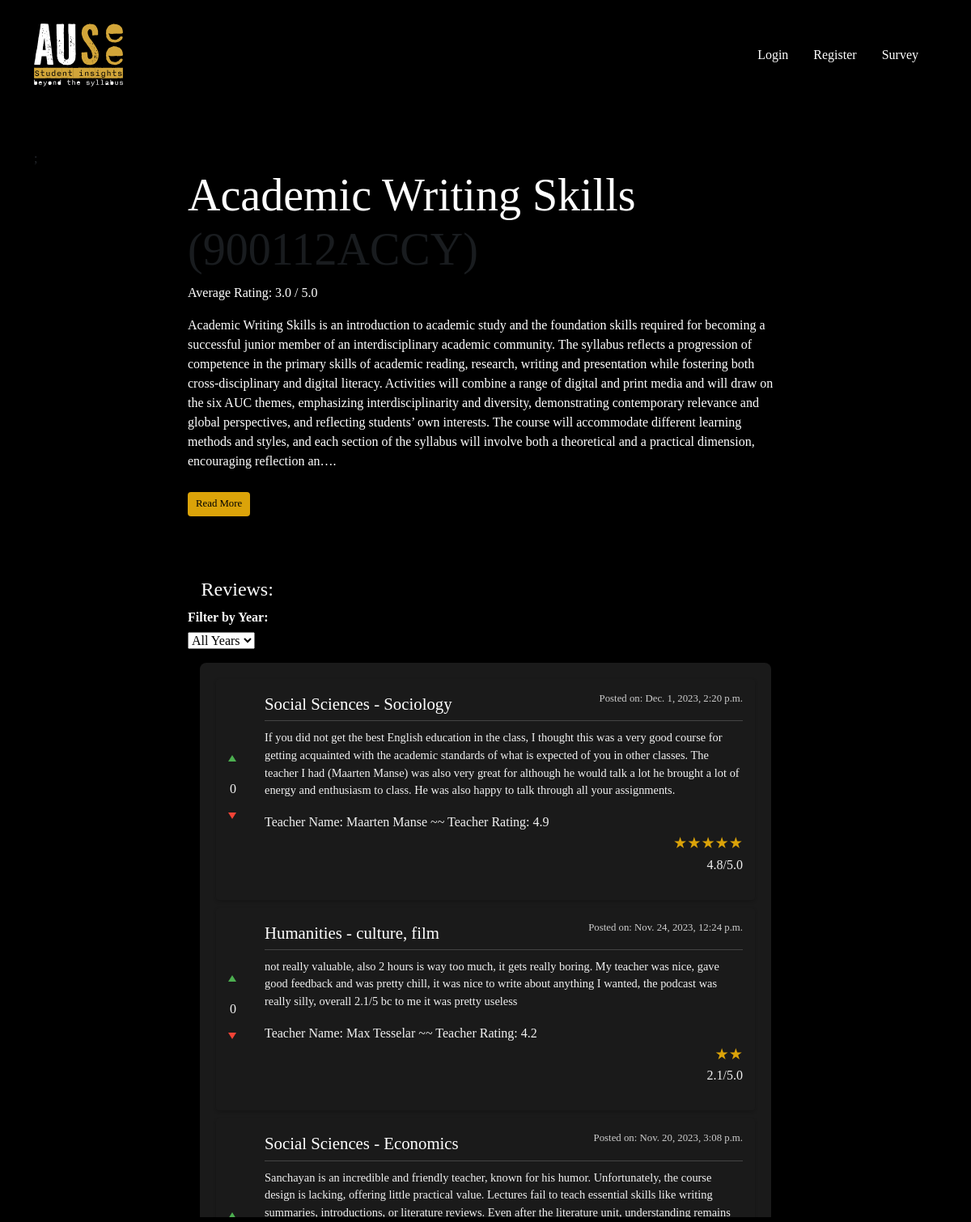
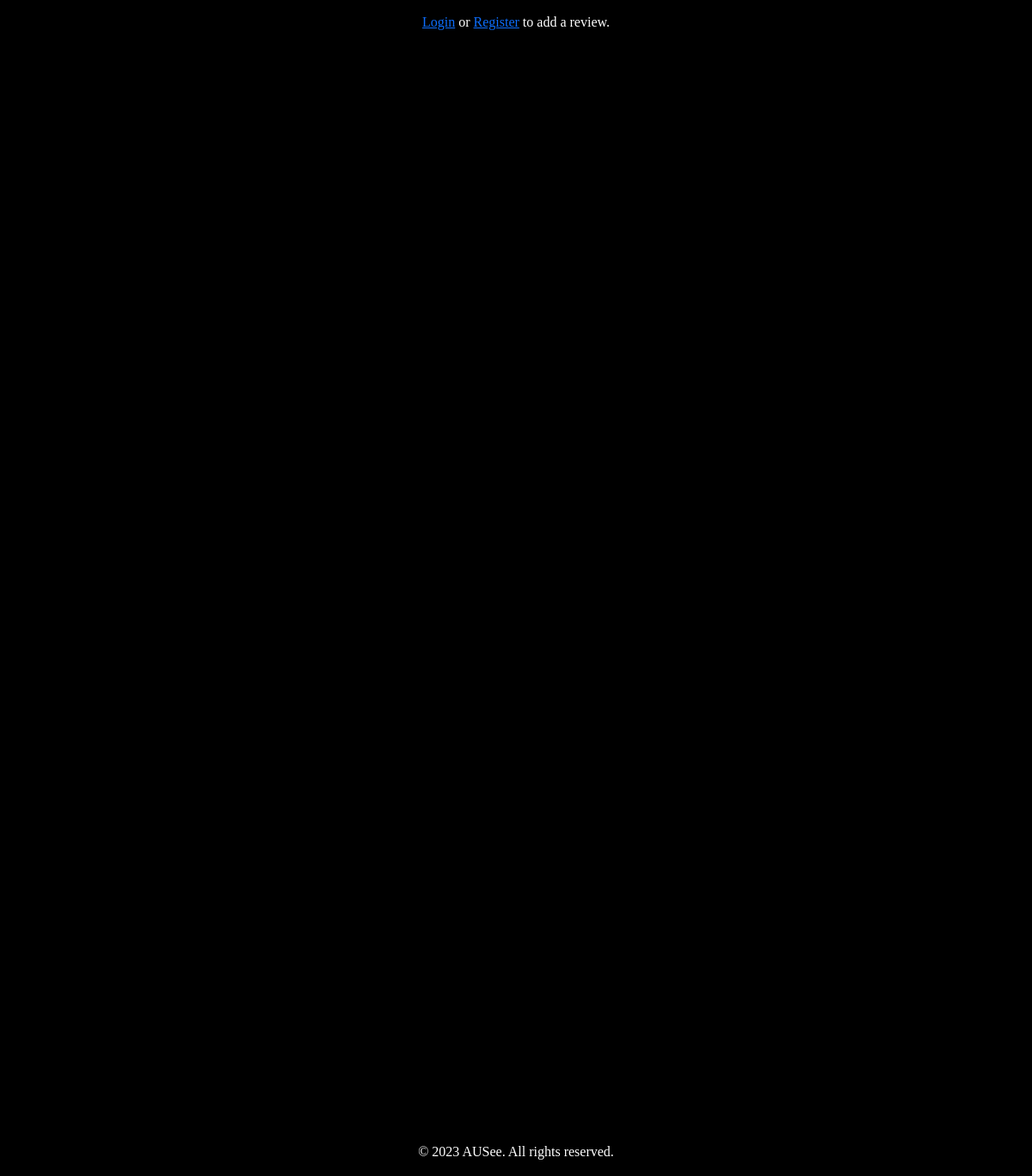
The page /courses/202/ on the database its author committed (2 pictures, top to bottom).
### reviews/models.py (models this page shows, shortened)
class Course(models.Model):
    name = models.CharField(max_length=255)
    code = models.CharField(max_length=50)
    description = models.TextField(blank=True, null=True)
    level = models.PositiveSmallIntegerField(choices=LEVEL_CHOICES, default=100)
    def average_rating(self):
        reviews = self.review_set.all()
        if not reviews:
            return None
        total_rating = sum([review.rating for review in reviews])
        avg_rating = total_rating / len(reviews)
        return round(avg_rating, 1)  # round to 1 decimal place

class Review(models.Model):
    course = models.ForeignKey(Course, on_delete=models.CASCADE)
    text = models.TextField()
    rating = models.FloatField(choices=RATING_CHOICES)
    teacher_name = models.CharField(max_length=100, blank = True, null = True)
    teacher_quality = models.FloatField(choices=RATING_CHOICES, blank = True, null = True)
    created_date = models.DateTimeField(auto_now_add=True)
    updated_date = models.DateTimeField(auto_now=True)
    user = models.ForeignKey('users.CustomUser', on_delete=models.CASCADE)
    def upvote_count(self):
        return self.reviewvote_set.filter(is_upvote=True).count()
    def downvote_count(self):
        return self.reviewvote_set.filter(is_upvote=False).count()
    def net_votes(self):
        x = self.upvote_count() - self.downvote_count()
        if x < 0:
            return math.floor(x)
        if x > 0:
            return math.ceil(x)
        else:
            return 0

### users/models.py (models this page shows)
class CustomUser(AbstractUser):
    joined_date = models.DateTimeField(auto_now_add=True)
    major = models.CharField(max_length=50, choices=MAJOR_CHOICES, default='Sciences')
    track = models.CharField(max_length=80)
    email = models.EmailField(unique=False, default='Your email should end with \'@student.auc.nl\'', blank=False)

### reviews/views.py (the view, shortened to what this page needs)
# urls.py: path('<int:course_id>/', views.course_detail, name='course_detail'),
def course_detail(request, course_id):
    course = get_object_or_404(Course, id=course_id)
    year_filter = request.GET.get('year')
    if year_filter:
        reviews = Review.objects.filter(course=course, created_date__year=year_filter).order_by('-created_date')
    else:
        reviews = Review.objects.filter(course=course).order_by('-created_date')
    review_date_range = Review.objects.aggregate(start_year=Min('created_date__year'), end_year=Max('created_date__year'))
    years = range(review_date_range['start_year'], review_date_range['end_year'] + 1) if review_date_range['start_year'] else []
    if request.method == "POST":
        form = ReviewForm(request.POST)
        if form.is_valid():
            review = form.save(commit=False)
            review.course = course
            review.user = request.user  # Set the user for the review
            review.save()
            return redirect('reviews:course_detail', course_id=course_id)
    else:
        form = ReviewForm()
    context = {
        'course': course,
        'reviews': reviews,
        'form': form,
        'current_year': year_filter,
        'available_years': years
    }
    return render(request, 'reviews/course_detail.html', context)

### reviews/forms.py
class ReviewForm(forms.ModelForm):
    class Meta:
        model = Review
        fields = ['rating', 'text', 'teacher_name', 'teacher_quality']
        widgets = {
            'text': forms.Textarea(attrs={'rows': 5, 'placeholder': 'Share your thoughts about this course... '}),
            'teacher_name': forms.Textarea(attrs={'rows': 1}),
        }
        help_texts = {
            'rating': 'Enter a rating between 1.0 and 5.0',
            'teacher_name': '(Optional)',
            'teacher_quality': '(Optional)',
        }
        labels = {
            'text': 'Review:',
            'teacher_name': 'Teacher Name:',
            'teacher_quality': 'Teacher Quality:',
        }

### reviews/templates/reviews/course_detail.html (shortened to what this page needs)
{% extends "base.html" %}
{% block content %}
;
<div class="container-main">
    <div class="row">
        <div class="col-md-8 offset-md-2">
            <h2 class="display-4">{{ course.name }} <span class="text-muted">({{ course.code }})</span></h2>
            <p><strong>Average Rating:</strong> {{ course.average_rating }} / 5.0</p>
            <div id="courseSummaryShort">
                <p>{{ course.description|truncatechars:800 }}.</p>
                <button id="toggleSummary" class="btn btn-primary" onclick="toggleDescription()">Read More</button>
            </div>
            <h3 class="topicx">Reviews:</h3>
            <div class="year-filter">
                <form method="get" action=".">
                    <label for="year">Filter by Year:</label>
                    <select name="year" onchange="this.form.submit()">
                        <option value="">All Years</option>
                    </select>
                </form>
            </div>
            <div class="reviews-scrollbox">
                <ul class="list-unstyled">
                    <div class="review-container">
                        {% for review in reviews %}
                        <div class="review-item">
                            <div class="review-content">
                                <div class="review-header">
                                    <span class="review-major">{{ review.user.major }} - {{ review.user.track }}</span>
                                    <span class="review-date">Posted on: {{ review.created_date }}</span>
                                </div>
                                <div class="review-body">
                                    <p class="review-text">{{ review.text }}</p>
                                    {% if review.teacher_name %}
                                    <div class="review-teacher">
                                        <span>Teacher Name: {{ review.teacher_name }} ~~</span>
                                        <span>Teacher Rating: {{ review.teacher_quality }}</span>
                                    </div>
                                    {% endif %}
                                    <p>
                                        <span class="star-rating"
                                            data-rating="{{ review.rating|floatformat:1 }}"></span>
                                        <span class="rating-holder"> {{ review.rating|floatformat:1 }}/5.0 </span>
                                    </p>
                                </div>
                            </div>
                            <div class="review-voting">
                                <form method="post" class="review-actions">
                                    <button type="submit" name="vote" value="upvote" class="btn btn-upvote" title="Was this review constructive?">
                                        <span class="vote-arrow up-arrow"></span>
                                    </button>
                                    <span class="vote-count">{{ review.net_votes }}</span>
                                    <button type="submit" name="vote" value="downvote" class="btn btn-downvote" title="Was this review unhelpful?">
                                        <span class="vote-arrow down-arrow"></span>
                                    </button>
                                </form>
                            </div>
                        </div>
                        {% endfor %}
                    </div>
                </ul>
            </div>
            {% if user.is_authenticated %}
            <div class="container mt-5">
                <div class="row">
                    <div class="col-md-8 offset-md-2">
                        <div class="text-center mb-4">
                            <button id="addReviewButton" class="btn btn-third" onclick="toggleReviewForm()">Add a
                                Review</button>
                        </div>
                        <div id="reviewForm" class="review-container" style="display: none;">
                            <h2 class="text-center mb-4">Add a Review</h2>
                            <form method="post">
                                {% csrf_token %}
                                {{ form.as_p }}
                                <button type="submit" class="btn btn-success">Submit Review</button>
                            </form>
                        </div>
                    </div>
                </div>
            </div>
            {% else %}
            <div class="helptext-container">
                <p>
                    <a href="{% url 'users:login' %}?next={{ request.path }}">Login</a> or
                    <a href="{% url 'users:register' %}?next={{ request.path }}">Register</a> to add a review.
                </p>
            </div>
            {% endif %}
        </div>
    </div>
</div>
{% endblock %}

### templates/base.html (style rules this page uses)
body, html { height: 100%; background-color: black; font-family: nitti-tywriter; }
.wrapper { min-height: 100%; display: flex; flex-direction: column; }

### reviews/templates/reviews/course_detail.html (style rules this page uses)
.review-container { background-color: #1a1a1a; border-radius: 8px; padding: 20px; color: #f1f1f1; }
.review-item { background-color: #1a1a1a; border-radius: 4px; margin-bottom: 10px; padding: 15px; box-shadow: 0 2px 4px rgba(0, 0, 0, .2); }
.review-header { display: flex; justify-content: space-between; margin-bottom: 5px; }
.reviews-scrollbox { max-height: 700px; overflow-y: auto; background-color: #000000; border-radius: 8px; padding: 15px; margin-bottom: 20px; box-shadow: 0 2px 4px rgba(0, 0, 0, .1); scroll-behavior: smooth; scrollbar-width: thin; }
.container-main { background-color: #000000; color: #ffffff; font-weight: 100; }
.review-major, .topicx { font-family: PF Fuel Grime; font-size: 1.3em; font-weight: 10; color: #ffffff; }
.review-date { font-size: 0.8em; color: #cccccc; }
.review-body { border-top: 1px solid #444; padding-top: 10px; }
.review-text { font-size: 0.9em; color: #f1f1f1; font-weight: 100; }
label { font-weight: bold; margin-bottom: 5px; display: block; }
.btn-delete, .btn-primary, .btn-third { background-color: #e74c3c; color: white; border: none; border-radius: 4px; padding: 5px 10px; cursor: pointer; margin-top: 10px; font-size: 0.8em; }
.btn-primary { background-color: #dba309; color: #000000; margin-bottom: 5%; }
.star-rating { font-size: 1.2em; color: #dba309; font-weight: 100; display: flex; justify-content: right; }
.rating-holder { display: flex; justify-content: right; }
.helptext-container { text-align: center; }
.helptext-container p { display: inline-block; margin: 0; }
.topicx { font-size: 1.5em; margin-left: 2.25%; margin-top: 40px; }
.review-item { display: flex; align-items: flex-start; background-color: #1a1a1a; border-radius: 4px; margin-bottom: 10px; padding-right: 15px; padding-left: 60px; box-shadow: 0 2px 4px rgba(0, 0, 0, .2); position: relative; }
.review-voting { display: flex; flex-direction: column; justify-content: center; }
.review-actions { position: absolute; top: 50%; left: 10px; transform: translateY(-50%); display: flex; flex-direction: column; gap: 10px; }
.btn-upvote, .btn-downvote { background-color: transparent; color: white; border: none; padding: 0; margin-bottom: 5px; cursor: pointer; text-align: center; display: flex; align-items: center; }
.vote-arrow { display: block; width: 0; height: 0; border-style: solid; }
.up-arrow { border-width: 0 5px 8px 5px; border-color: transparent transparent #4CAF50 transparent; margin-left: 5px; }
.down-arrow { border-width: 8px 5px 0 5px; border-color: #f44336 transparent transparent transparent; margin-left: 5px; }
.vote-count { font-size: 1em; margin: 7px; }

### rows shown on the page
Course: name "Academic Writing Skills", code "900112ACCY", average_rating "3.0", description "Academic Writing Skills is an introduction to academic study and the foundation skills required for becoming a successful junior member of an interdisciplinary academic community. The syllabus reflects a progression of competence in the primary skills of academic reading, research, writing and presentation while fostering both cross-disciplinary and digital literacy. Activities will combine a range of digital and print media and will draw on the six AUC themes, emphasizing interdisciplinarity and diversity, demonstrating contemporary relevance and global perspectives, and reflecting students’ own interests. The course will accommodate different learning methods and styles, and each section…"
Review: user.major "Social Sciences", user.track "Sociology", created_date "Dec. 1, 2023, 2:20 p.m.", text "If you did not get the best English education in the class, I thought this was a very good course for getting acquainted with the academic standards of what is expected of you in other classes. The teacher I had (Maarten Manse) was also very great for although he would talk a lot he brought a lot of energy and enthusiasm to class. He was also happy to talk through all your assignments.", teacher_name "Maarten Manse", teacher_quality "4.9", rating "4.8", net_votes "0"
Review: user.major "Humanities", user.track "culture, film", created_date "Nov. 24, 2023, 12:24 p.m.", text "not really valuable, also 2 hours is way too much, it gets really boring. My teacher was nice, gave good feedback and was pretty chill, it was nice to write about anything I wanted, the podcast was really silly, overall 2.1/5 bc to me it was pretty useless", teacher_name "Max Tesselar", teacher_quality "4.2", rating "2.1", net_votes "0"
Review: user.major "Social Sciences", user.track "Economics", created_date "Nov. 20, 2023, 3:08 p.m.", text "Sanchayan is an incredible and friendly teacher, known for his humor. Unfortunately, the course design is lacking, offering little practical value. Lectures fail to teach essential skills like writing summaries, introductions, or literature reviews. Even after the literature unit, understanding remains…"
